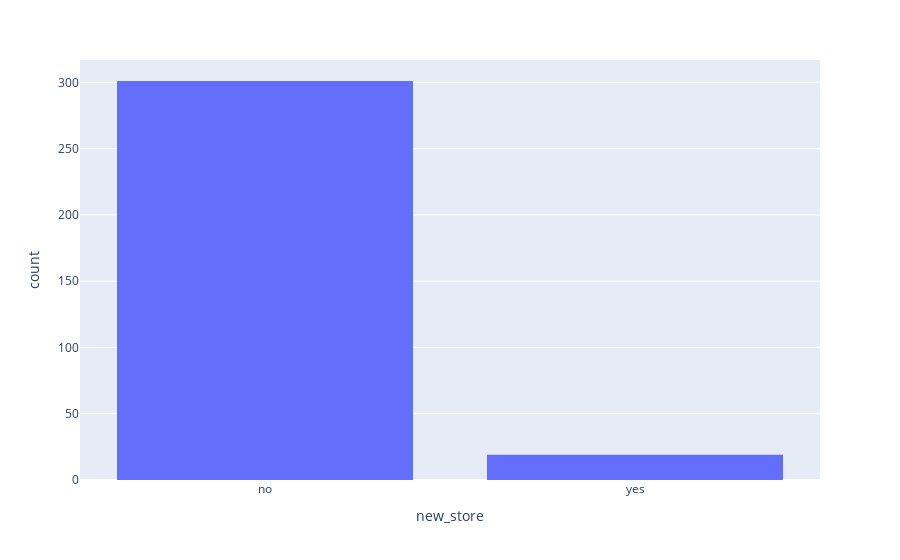
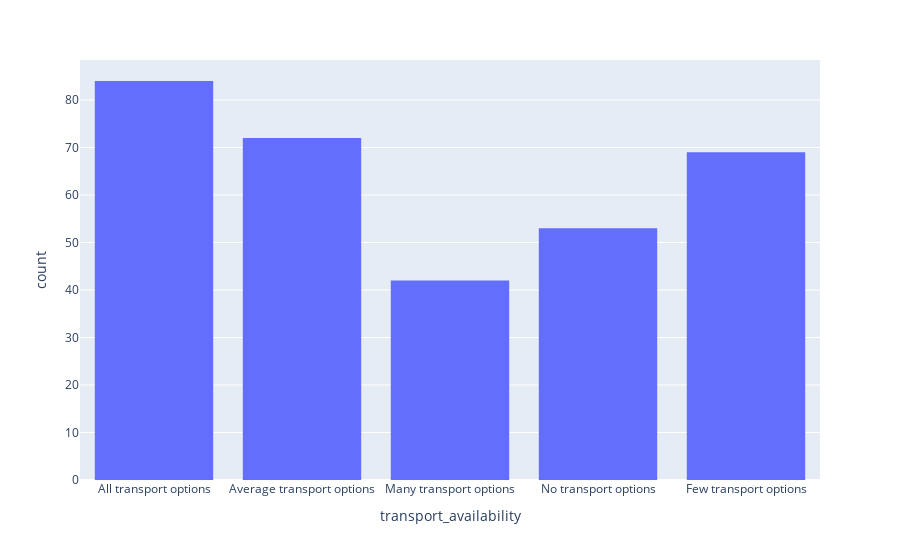
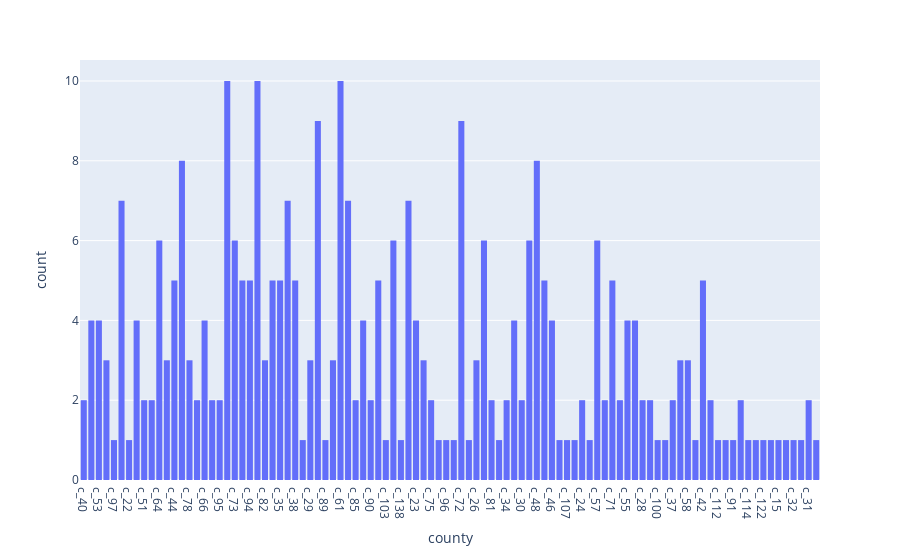

The cell these charts' notebook holds for them, in order:
### Markdown cell above
#### Categorical features

### Code cell
#for cat in categorical:
#    plt.figure()
#    sns.countplot(x=cat, data=stores)
for cat in categorical:
    fig = px.histogram(stores, x=cat)
    fig.show()

### Figure 1 — Plotly figure (JSON) as saved in the notebook; plotly's stock layout.template omitted (floating-point values rounded to 4 significant figures; data arrays with more than 128 entries replaced by an {"elided": "..."} marker saying what was removed)
{"data": [{"alignmentgroup": "True", "bingroup": "x", "hovertemplate": "new_store=%{x}<br>count=%{y}<extra></extra>", "legendgroup": "", "marker": {"color": "#636efa"}, "name": "", "offsetgroup": "", "orientation": "v", "showlegend": false, "type": "histogram", "x": {"elided": "320 str values"}, "xaxis": "x", "yaxis": "y"}], "layout": {"barmode": "relative", "legend": {"tracegroupgap": 0}, "margin": {"t": 60}, "xaxis": {"anchor": "y", "domain": [0, 1], "title": {"text": "new_store"}}, "yaxis": {"anchor": "x", "domain": [0, 1], "title": {"text": "count"}}}}

### Figure 2 — Plotly figure (JSON) as saved in the notebook; plotly's stock layout.template omitted (floating-point values rounded to 4 significant figures; data arrays with more than 128 entries replaced by an {"elided": "..."} marker saying what was removed)
{"data": [{"alignmentgroup": "True", "bingroup": "x", "hovertemplate": "transport_availability=%{x}<br>count=%{y}<extra></extra>", "legendgroup": "", "marker": {"color": "#636efa"}, "name": "", "offsetgroup": "", "orientation": "v", "showlegend": false, "type": "histogram", "x": {"elided": "320 str values"}, "xaxis": "x", "yaxis": "y"}], "layout": {"barmode": "relative", "legend": {"tracegroupgap": 0}, "margin": {"t": 60}, "xaxis": {"anchor": "y", "domain": [0, 1], "title": {"text": "transport_availability"}}, "yaxis": {"anchor": "x", "domain": [0, 1], "title": {"text": "count"}}}}

### Figure 3 — Plotly figure (JSON) as saved in the notebook; plotly's stock layout.template omitted (floating-point values rounded to 4 significant figures; data arrays with more than 128 entries replaced by an {"elided": "..."} marker saying what was removed)
{"data": [{"alignmentgroup": "True", "bingroup": "x", "hovertemplate": "county=%{x}<br>count=%{y}<extra></extra>", "legendgroup": "", "marker": {"color": "#636efa"}, "name": "", "offsetgroup": "", "orientation": "v", "showlegend": false, "type": "histogram", "x": {"elided": "320 str values"}, "xaxis": "x", "yaxis": "y"}], "layout": {"barmode": "relative", "legend": {"tracegroupgap": 0}, "margin": {"t": 60}, "xaxis": {"anchor": "y", "domain": [0, 1], "title": {"text": "county"}}, "yaxis": {"anchor": "x", "domain": [0, 1], "title": {"text": "count"}}}}
